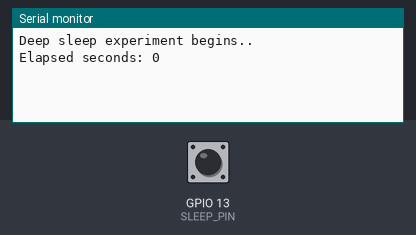
The sketch below on a simulated ESP32. On the bench: the last lines printed to the serial monitor. The inputs (shaded band) are chosen by the test bench; at power-on: GPIO 13 (SLEEP_PIN) HIGH.

Above: at 1.2 s.
1.3 s: GPIO 13 (SLEEP_PIN) pulled LOW for 0.15 s
At 2.1 s:
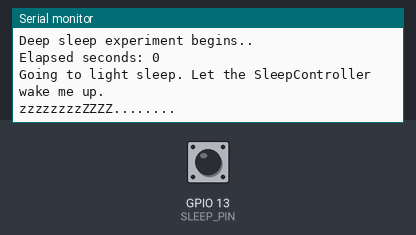
2.9 s: GPIO 13 (SLEEP_PIN) pulled LOW for 1 s
At 3.3 s:
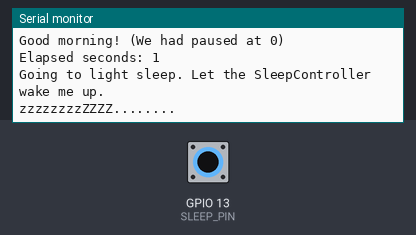
5.4 s: GPIO 13 (SLEEP_PIN) pulled LOW for 0.15 s
At 6.4 s:
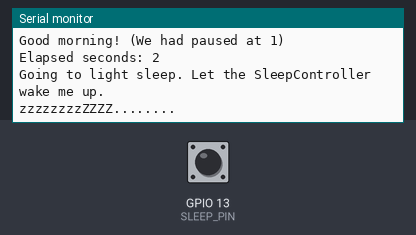
Timing chart, 0 to 8.4 s (numbered marks = the images above; inputs shaded):
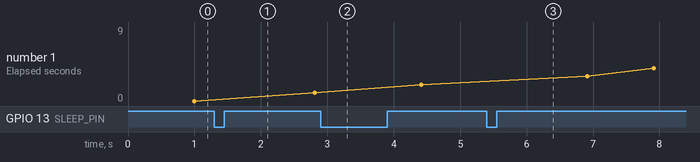

Measured:
- after the input at 1.3 s, the serial monitor: prints a new line at once (image 1)

The sketch:

Sleeper3.ino
```cpp
/*
Deep Sleep experiments, mainly for ESP32.
Code by Gemini.
Use this program in conjunction with SleepController1.ino on the ESP8266.
An ESP8266 (or Arduino AVR with voltage dividers) gives a pulse to this ESP32
pin GPIO13 to put it into sleep; a pulse on GPIO 4 wakes it up from sleep.
The control pulses are active LOW.

New in this version: It uses a 1-second Timer instead of delay(1000) in the main loop.
Reason: The ESP8266 SleepController asserts its sleep pin for less than 1 second, then it is lost in polling!

RTC GPIOs for Deep Sleep Wake:
On classic ESP32 (like ESP32-WROOM) boards, esp_sleep_enable_ext0_wakeup()
requires an RTC GPIO (such as GPIO33, GPIO32, GPIO25, GPIO26, GPIO27, GPIO14,
GPIO12, GPIO13, GPIO4, GPIO2, GPIO0).

Caution: GPIO 0,2,5,12, and 15 are boot strapping pins on ESOP32.
If you are using internal pull-downs, avoid input-only pins (GPIO34–GPIO39).
These pins lack internal pull-ups/pull-downs; Use external resistors.
*/

#include <Arduino.h>
#include <WiFi.h>
#include "esp_sleep.h"
#include "driver/gpio.h"
#include "Timer.h"

const gpio_num_t SLEEP_PIN  = GPIO_NUM_13;    // this is an enum
const gpio_num_t WAKEUP_PIN = GPIO_NUM_4;
Timer T;

void setup(){
  Serial.begin(115200);
  Serial.println("\nDeep sleep experiment begins..");
  pinMode(SLEEP_PIN,  INPUT_PULLUP);
  pinMode(WAKEUP_PIN, INPUT_PULLUP);
  T.every (1000, bloc);
}

void loop(){
  T.update();
  if(digitalRead(SLEEP_PIN)) // active low
    return;
  delay(10); // denoise 8266 output pin?
  if(!digitalRead(SLEEP_PIN))
    go_to_light_sleep();
}

int count = 0;
void bloc() {
  Serial.print("Elapsed seconds: ");
  Serial.println(count);
  count++;
}

void go_to_light_sleep(){
  Serial.println("Going to light sleep. Let the SleepController wake me up.");
  // optional:
  //WiFi.disconnect(true);
  //WiFi.mode(WIFI_OFF);

  // Configure GPIO wake up pin (active LOW)
  gpio_wakeup_enable(WAKEUP_PIN, GPIO_INTR_LOW_LEVEL);  // Aliter: GPIO_INTR_HIGH_LEVEL
  esp_sleep_enable_gpio_wakeup();

  Serial.println("\nzzzzzzzzZZZZ........");
  Serial.flush();
  delay(500);  // the 8266 Controller assets the SLEEP_PIN for 200 mSec; so avoid retriggering

  // Blocks here until WAKEUP_PIN goes LOW:
  esp_light_sleep_start();

  // Aliter: deep sleep, loses all state
  //esp_deep_sleep_start();

  // Back from sleep; all varaible states are preserved
  Serial.printf("\nGood morning! (We had paused at %d)\n", count-1);

  // Disable GPIO wakeup feature, so normal pin use is clean
  gpio_wakeup_disable(WAKEUP_PIN);
}
```
